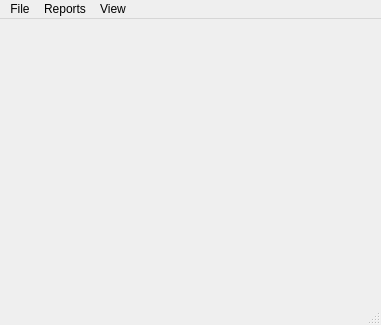
<?xml version="1.0" encoding="UTF-8"?>
<ui version="4.0">
 <class>MainWindow</class>
 <widget class="QMainWindow" name="MainWindow">
  <property name="geometry">
   <rect>
    <x>0</x>
    <y>0</y>
    <width>381</width>
    <height>325</height>
   </rect>
  </property>
  <property name="windowTitle">
   <string>MainWindow</string>
  </property>
  <widget class="QWidget" name="centralwidget"/>
  <widget class="QMenuBar" name="menubar">
   <property name="geometry">
    <rect>
     <x>0</x>
     <y>0</y>
     <width>381</width>
     <height>21</height>
    </rect>
   </property>
   <widget class="QMenu" name="menuPanelBuilder">
    <property name="title">
     <string>File</string>
    </property>
    <addaction name="actionFind_Job"/>
    <addaction name="actionOptions"/>
    <addaction name="actionUpdate_Product_DB"/>
   </widget>
   <widget class="QMenu" name="menuReports">
    <property name="title">
     <string>Reports</string>
    </property>
    <addaction name="actionOpen_Reports"/>
   </widget>
   <widget class="QMenu" name="menuView">
    <property name="title">
     <string>View</string>
    </property>
    <addaction name="actionBOM"/>
   </widget>
   <addaction name="menuPanelBuilder"/>
   <addaction name="menuReports"/>
   <addaction name="menuView"/>
  </widget>
  <widget class="QStatusBar" name="statusbar"/>
  <action name="actionFind_Job">
   <property name="text">
    <string>Find Job</string>
   </property>
  </action>
  <action name="actionOptions">
   <property name="text">
    <string>Options</string>
   </property>
  </action>
  <action name="actionBOM">
   <property name="text">
    <string>Device Table</string>
   </property>
  </action>
  <action name="actionUpdate_Product_DB">
   <property name="text">
    <string>Update Product DB</string>
   </property>
   <property name="iconText">
    <string extracomment="Update Product Database from SOP">Update Product DB</string>
   </property>
   <property name="toolTip">
    <string extracomment="Update Product Database from SOP">Update Product DB</string>
   </property>
   <property name="statusTip">
    <string extracomment="Update Product Database from SOP"/>
   </property>
   <property name="whatsThis">
    <string extracomment="Update Product Database from SOP"/>
   </property>
   <property name="shortcut">
    <string extracomment="Update Product Database from SOP"/>
   </property>
  </action>
  <action name="actionOpen_Reports">
   <property name="text">
    <string>Open Reports</string>
   </property>
  </action>
 </widget>
 <resources/>
 <connections/>
</ui>
